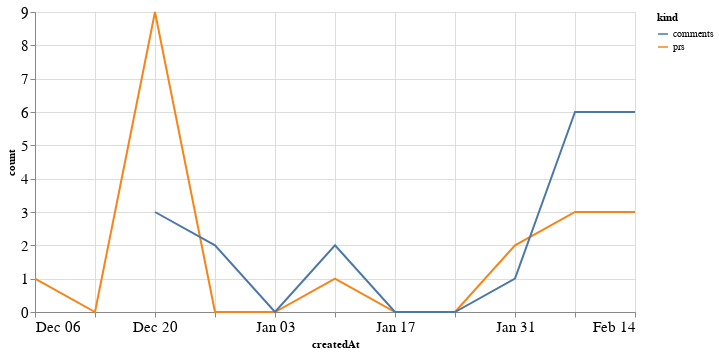

Notebook code for this chart:
### Code cell
alt.Chart(total_time, width=600).mark_line().encode(
    x='createdAt',
    y='count',
    color='kind'
)

### Figure 1 — Vega-Lite specification as saved in the notebook (floating-point values rounded to 4 significant figures)
{"config": {"axisLeft": {"labelFontSize": 15}, "axisBottom": {"labelFontSize": 15}}, "data": {"name": "data-e8cd2c69f7937176f63c1cadd4539e93"}, "mark": "line", "encoding": {"color": {"type": "nominal", "field": "kind"}, "x": {"type": "temporal", "field": "createdAt"}, "y": {"type": "quantitative", "field": "count"}}, "width": 600, "$schema": "https://vega.github.io/schema/vega-lite/v4.8.1.json", "datasets": {"data-e8cd2c69f7937176f63c1cadd4539e93": [{"createdAt": "2020-12-06T00:00:00", "kind": "prs", "count": 1.0}, {"createdAt": "2020-12-13T00:00:00", "kind": "prs", "count": 0.0}, {"createdAt": "2020-12-20T00:00:00", "kind": "prs", "count": 9.0}, {"createdAt": "2020-12-27T00:00:00", "kind": "prs", "count": 0.0}, {"createdAt": "2021-01-03T00:00:00", "kind": "prs", "count": 0.0}, {"createdAt": "2021-01-10T00:00:00", "kind": "prs", "count": 1.0}, {"createdAt": "2021-01-17T00:00:00", "kind": "prs", "count": 0.0}, {"createdAt": "2021-01-24T00:00:00", "kind": "prs", "count": 0.0}, {"createdAt": "2021-01-31T00:00:00", "kind": "prs", "count": 2.0}, {"createdAt": "2021-02-07T00:00:00", "kind": "prs", "count": 3.0}, {"createdAt": "2021-02-14T00:00:00", "kind": "prs", "count": 3.0}, {"createdAt": "2020-12-06T00:00:00", "kind": "comments", "count": null}, {"createdAt": "2020-12-13T00:00:00", "kind": "comments", "count": null}, {"createdAt": "2020-12-20T00:00:00", "kind": "comments", "count": 3.0}, {"createdAt": "2020-12-27T00:00:00", "kind": "comments", "count": 2.0}, {"createdAt": "2021-01-03T00:00:00", "kind": "comments", "count": 0.0}, {"createdAt": "2021-01-10T00:00:00", "kind": "comments", "count": 2.0}, {"createdAt": "2021-01-17T00:00:00", "kind": "comments", "count": 0.0}, {"createdAt": "2021-01-24T00:00:00", "kind": "comments", "count": 0.0}, {"createdAt": "2021-01-31T00:00:00", "kind": "comments", "count": 1.0}, {"createdAt": "2021-02-07T00:00:00", "kind": "comments", "count": 6.0}, {"createdAt": "2021-02-14T00:00:00", "kind": "comments", "count": 6.0}]}}
